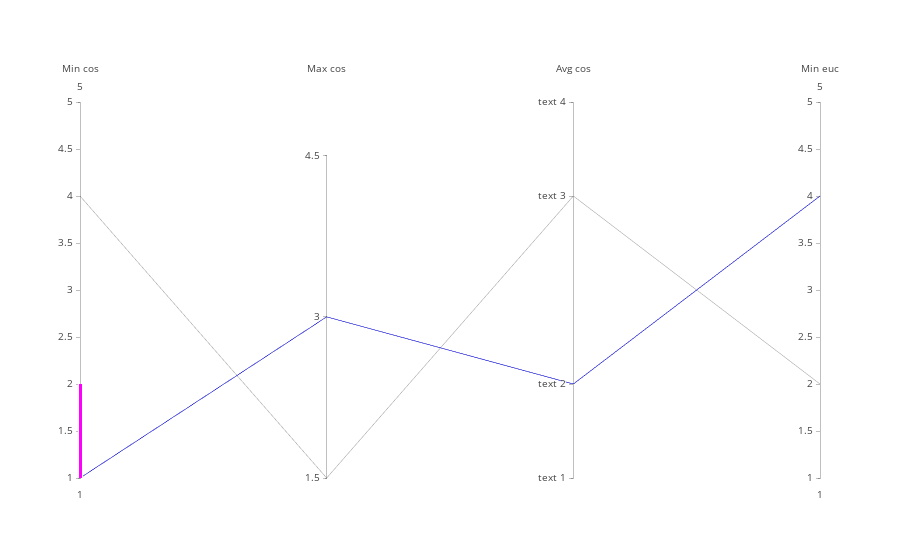

Notebook code cell kept with this figure:
### Code cell
import plotly.plotly as py
import plotly.graph_objs as go

data = [
    go.Parcoords(
        line = dict(color = 'blue'),
        dimensions = list([
            dict(range = [1,5],
                 constraintrange = [1,2],
                 label = 'Min cos', values = [1,4]),
            dict(range = [1.5,5],
                 tickvals = [1.5,3,4.5],
                 label = 'Max cos', values = [3,1.5]),
            dict(range = [1,5],
                 tickvals = [1,2,4,5],
                 label = 'Avg cos', values = [2,4],
                 ticktext = ['text 1', 'text 2', 'text 3', 'text 4']),
            dict(range = [1,5],
                 label = 'Min euc', values = [4,2])
        ])
    )
]

iplot(data)

### Figure 1 — Plotly figure (JSON) as saved in the notebook; plotly's stock layout.template omitted (floating-point values rounded to 4 significant figures)
{"data": [{"dimensions": [{"constraintrange": [1, 2], "label": "Min cos", "range": [1, 5], "values": [1, 4]}, {"label": "Max cos", "range": [1.5, 5], "tickvals": [1.5, 3, 4.5], "values": [3, 1.5]}, {"label": "Avg cos", "range": [1, 5], "ticktext": ["text 1", "text 2", "text 3", "text 4"], "tickvals": [1, 2, 4, 5], "values": [2, 4]}, {"label": "Min euc", "range": [1, 5], "values": [4, 2]}], "line": {"color": "blue"}, "type": "parcoords", "uid": "1aa0aea5-86e4-4c2b-960e-9e0e4f1a1047"}], "layout": {}}
